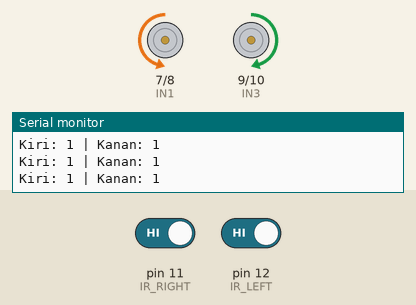
Recording of a sketch running on a simulated Arduino Uno, built with avr-gcc and run on an emulated ATmega328P. Shown: motor-driver pin pairs drawn as motors (green arrow = first pin HIGH = forward, orange = second pin HIGH = backward, longer = more drive, scaled by the enable pin), the last lines printed to the serial monitor. Inputs (shaded band) come from the test bench; at power-on: pin 11 (IR_RIGHT) HIGH, pin 12 (IR_LEFT) HIGH.

Above: at 3.2 s.
3.3 s: pin 11 (IR_RIGHT) driven LOW
At 4.3 s:
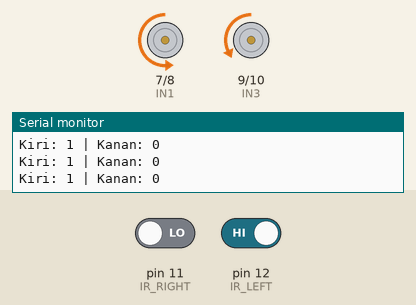
4.8 s: pin 11 (IR_RIGHT) driven HIGH
At 5.8 s:
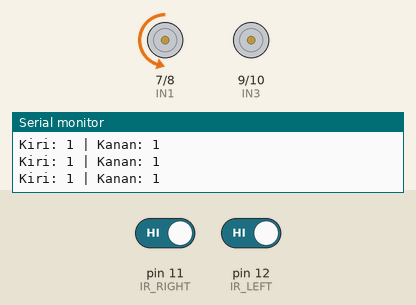
6.3 s: pin 12 (IR_LEFT) driven LOW
At 7.4 s:
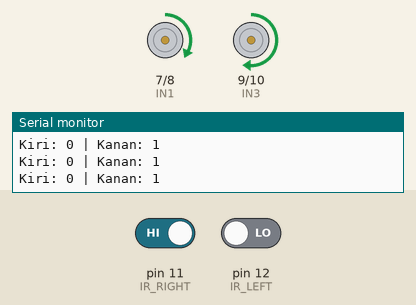
7.8 s: pin 12 (IR_LEFT) driven HIGH
At 8.9 s:
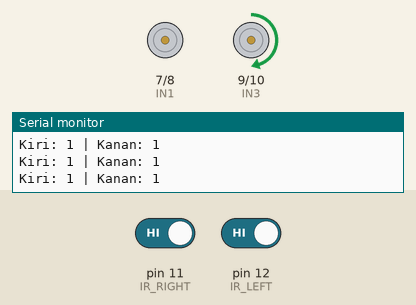
Timing chart, 0 to 10.3 s (numbered marks = the images above; inputs shaded):
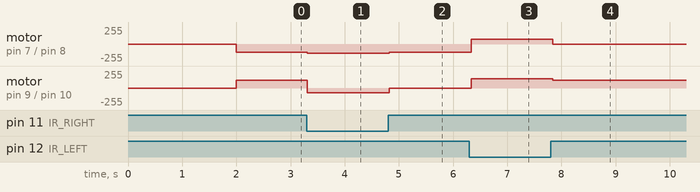

The sketch:

line_follower.ino
```cpp
// Line Follower - Garis HITAM, lantai PUTIH
// Versi dengan Serial Monitor (untuk kalibrasi)

// Sensor IR
#define IR_LEFT   12
#define IR_RIGHT  11

// Motor kanan
#define ENA  6
#define IN1  7
#define IN2  8

// Motor kiri
#define IN3  9
#define IN4  10
#define ENB  5

// ---- PENGATURAN ----
#define GARIS_HITAM  HIGH   // ubah ke LOW jika logika sensor terbalik

#define SPEED_MAJU    120
#define SPEED_LUAR    140
#define SPEED_DALAM    70
#define SAMPEL          5

int arahTerakhir = 0;       // -1 kiri, 1 kanan, 0 lurus

void setup() {
  pinMode(IR_LEFT, INPUT);
  pinMode(IR_RIGHT, INPUT);

  pinMode(ENA, OUTPUT);
  pinMode(IN1, OUTPUT);
  pinMode(IN2, OUTPUT);
  pinMode(IN3, OUTPUT);
  pinMode(IN4, OUTPUT);
  pinMode(ENB, OUTPUT);

  Serial.begin(9600);       // <-- Serial aktif
  berhenti();
  delay(2000);
}

void loop() {
  bool kiri  = bacaGaris(IR_LEFT);
  bool kanan = bacaGaris(IR_RIGHT);

  // Tampilkan di Serial Monitor
  Serial.print("Kiri: ");
  Serial.print(kiri);
  Serial.print(" | Kanan: ");
  Serial.println(kanan);

  if (!kiri && !kanan) {
    motor(SPEED_MAJU, SPEED_MAJU);
    arahTerakhir = 0;
  }
  else if (kiri && !kanan) {
    motor(-SPEED_DALAM, SPEED_LUAR);
    arahTerakhir = -1;
  }
  else if (!kiri && kanan) {
    motor(SPEED_LUAR, -SPEED_DALAM);
    arahTerakhir = 1;
  }
  else {
    if (arahTerakhir == -1)      motor(0, SPEED_MAJU);
    else if (arahTerakhir == 1)  motor(SPEED_MAJU, 0);
    else                         motor(SPEED_MAJU, SPEED_MAJU);
  }

  delay(50);                // supaya tulisan tidak terlalu cepat
}

bool bacaGaris(int pin) {
  int hitung = 0;
  for (int i = 0; i < SAMPEL; i++) {
    if (digitalRead(pin) == GARIS_HITAM) hitung++;
  }
  return hitung > (SAMPEL / 2);
}

void motor(int kiri, int kanan) {
  // Motor kiri (tetap seperti kode pertama)
  digitalWrite(IN3, kiri >= 0 ? HIGH : LOW);
  digitalWrite(IN4, kiri >= 0 ? LOW : HIGH);
  analogWrite(ENB, constrain(abs(kiri), 0, 255));

  // Motor kanan (arah DIBALIK karena polaritas kabel berlawanan)
  digitalWrite(IN1, kanan >= 0 ? LOW : HIGH);
  digitalWrite(IN2, kanan >= 0 ? HIGH : LOW);
  analogWrite(ENA, constrain(abs(kanan), 0, 255));
}

void berhenti() {
  analogWrite(ENA, 0);
  analogWrite(ENB, 0);
  digitalWrite(IN1, LOW);
  digitalWrite(IN2, LOW);
  digitalWrite(IN3, LOW);
  digitalWrite(IN4, LOW);
}
```

Measured:
- after the input at 3.3 s, motor on pin 7 (IN1) / pin 8 (IN2): backward 120/255 → backward 140/255 at once; motor on pin 9 (IN3) / pin 10 (IN4): forward 120/255 → backward 70/255 at once
- after the input at 4.8 s, motor on pin 7 (IN1) / pin 8 (IN2): backward 140/255 → backward 120/255 at once; motor on pin 9 (IN3) / pin 10 (IN4): backward 70/255 → stopped at once
- after the input at 6.3 s, motor on pin 7 (IN1) / pin 8 (IN2): backward 120/255 → forward 70/255 at once; motor on pin 9 (IN3) / pin 10 (IN4): stopped → forward 140/255 at once
- after the input at 7.8 s, motor on pin 7 (IN1) / pin 8 (IN2): forward 70/255 → stopped at once; motor on pin 9 (IN3) / pin 10 (IN4): forward 140/255 → forward 120/255 at once
